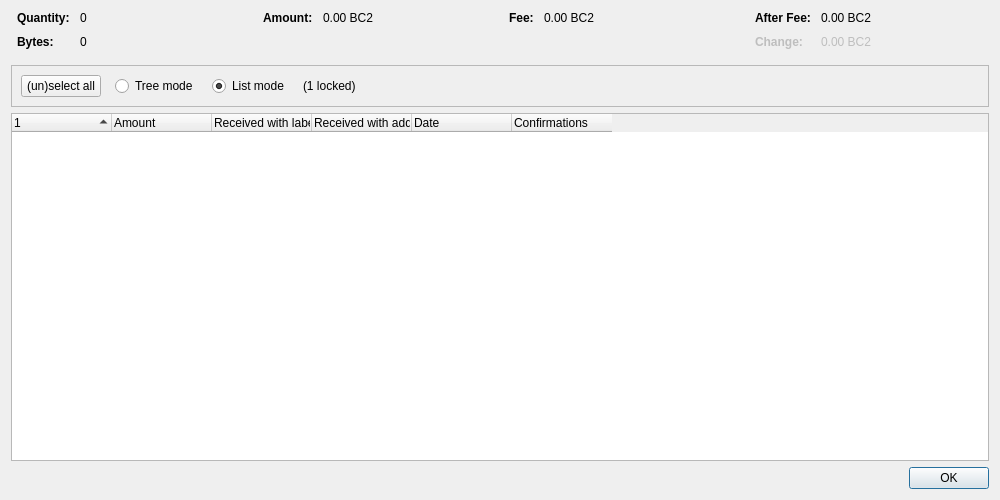
<?xml version="1.0" encoding="UTF-8"?>
<ui version="4.0">
 <class>CoinControlDialog</class>
 <widget class="QDialog" name="CoinControlDialog">
  <property name="geometry">
   <rect>
    <x>0</x>
    <y>0</y>
    <width>1000</width>
    <height>500</height>
   </rect>
  </property>
  <property name="windowTitle">
   <string>Coin Selection</string>
  </property>
  <layout class="QVBoxLayout" name="verticalLayout">
   <item>
    <layout class="QHBoxLayout" name="horizontalLayoutTop" stretch="0,0,0,0">
     <property name="topMargin">
      <number>0</number>
     </property>
     <property name="bottomMargin">
      <number>10</number>
     </property>
     <item>
      <layout class="QFormLayout" name="formLayoutCoinControl1">
       <property name="labelAlignment">
        <set>Qt::AlignLeft|Qt::AlignVCenter</set>
       </property>
       <property name="horizontalSpacing">
        <number>10</number>
       </property>
       <property name="verticalSpacing">
        <number>10</number>
       </property>
       <property name="leftMargin">
        <number>6</number>
       </property>
       <property name="rightMargin">
        <number>6</number>
       </property>
       <item row="0" column="0">
        <widget class="QLabel" name="labelCoinControlQuantityText">
         <property name="font">
          <font>
           <weight>75</weight>
           <bold>true</bold>
          </font>
         </property>
         <property name="text">
          <string>Quantity:</string>
         </property>
        </widget>
       </item>
       <item row="0" column="1">
        <widget class="QLabel" name="labelCoinControlQuantity">
         <property name="cursor">
          <cursorShape>IBeamCursor</cursorShape>
         </property>
         <property name="contextMenuPolicy">
          <enum>Qt::ActionsContextMenu</enum>
         </property>
         <property name="text">
          <string notr="true">0</string>
         </property>
         <property name="textInteractionFlags">
          <set>Qt::LinksAccessibleByMouse|Qt::TextSelectableByKeyboard|Qt::TextSelectableByMouse</set>
         </property>
        </widget>
       </item>
       <item row="1" column="0">
        <widget class="QLabel" name="labelCoinControlBytesText">
         <property name="font">
          <font>
           <weight>75</weight>
           <bold>true</bold>
          </font>
         </property>
         <property name="text">
          <string>Bytes:</string>
         </property>
        </widget>
       </item>
       <item row="1" column="1">
        <widget class="QLabel" name="labelCoinControlBytes">
         <property name="cursor">
          <cursorShape>IBeamCursor</cursorShape>
         </property>
         <property name="contextMenuPolicy">
          <enum>Qt::ActionsContextMenu</enum>
         </property>
         <property name="text">
          <string notr="true">0</string>
         </property>
         <property name="textInteractionFlags">
          <set>Qt::LinksAccessibleByMouse|Qt::TextSelectableByKeyboard|Qt::TextSelectableByMouse</set>
         </property>
        </widget>
       </item>
      </layout>
     </item>
     <item>
      <layout class="QFormLayout" name="formLayoutCoinControl2">
       <property name="horizontalSpacing">
        <number>10</number>
       </property>
       <property name="verticalSpacing">
        <number>10</number>
       </property>
       <property name="leftMargin">
        <number>6</number>
       </property>
       <property name="rightMargin">
        <number>6</number>
       </property>
       <item row="0" column="0">
        <widget class="QLabel" name="labelCoinControlAmountText">
         <property name="font">
          <font>
           <weight>75</weight>
           <bold>true</bold>
          </font>
         </property>
         <property name="text">
          <string>Amount:</string>
         </property>
        </widget>
       </item>
       <item row="0" column="1">
        <widget class="QLabel" name="labelCoinControlAmount">
         <property name="cursor">
          <cursorShape>IBeamCursor</cursorShape>
         </property>
         <property name="contextMenuPolicy">
          <enum>Qt::ActionsContextMenu</enum>
         </property>
         <property name="text">
          <string notr="true">0.00 BC2</string>
         </property>
         <property name="textInteractionFlags">
          <set>Qt::LinksAccessibleByMouse|Qt::TextSelectableByKeyboard|Qt::TextSelectableByMouse</set>
         </property>
        </widget>
       </item>
      </layout>
     </item>
     <item>
      <layout class="QFormLayout" name="formLayoutCoinControl3">
       <property name="horizontalSpacing">
        <number>10</number>
       </property>
       <property name="verticalSpacing">
        <number>10</number>
       </property>
       <property name="leftMargin">
        <number>6</number>
       </property>
       <property name="rightMargin">
        <number>6</number>
       </property>
       <item row="0" column="0">
        <widget class="QLabel" name="labelCoinControlFeeText">
         <property name="font">
          <font>
           <weight>75</weight>
           <bold>true</bold>
          </font>
         </property>
         <property name="text">
          <string>Fee:</string>
         </property>
        </widget>
       </item>
       <item row="0" column="1">
        <widget class="QLabel" name="labelCoinControlFee">
         <property name="cursor">
          <cursorShape>IBeamCursor</cursorShape>
         </property>
         <property name="contextMenuPolicy">
          <enum>Qt::ActionsContextMenu</enum>
         </property>
         <property name="text">
          <string notr="true">0.00 BC2</string>
         </property>
         <property name="textInteractionFlags">
          <set>Qt::LinksAccessibleByMouse|Qt::TextSelectableByKeyboard|Qt::TextSelectableByMouse</set>
         </property>
        </widget>
       </item>
      </layout>
     </item>
     <item>
      <layout class="QFormLayout" name="formLayoutCoinControl4">
       <property name="labelAlignment">
        <set>Qt::AlignLeft|Qt::AlignVCenter</set>
       </property>
       <property name="horizontalSpacing">
        <number>10</number>
       </property>
       <property name="verticalSpacing">
        <number>10</number>
       </property>
       <property name="leftMargin">
        <number>6</number>
       </property>
       <property name="rightMargin">
        <number>6</number>
       </property>
       <item row="0" column="0">
        <widget class="QLabel" name="labelCoinControlAfterFeeText">
         <property name="font">
          <font>
           <weight>75</weight>
           <bold>true</bold>
          </font>
         </property>
         <property name="text">
          <string>After Fee:</string>
         </property>
        </widget>
       </item>
       <item row="0" column="1">
        <widget class="QLabel" name="labelCoinControlAfterFee">
         <property name="cursor">
          <cursorShape>IBeamCursor</cursorShape>
         </property>
         <property name="contextMenuPolicy">
          <enum>Qt::ActionsContextMenu</enum>
         </property>
         <property name="text">
          <string notr="true">0.00 BC2</string>
         </property>
         <property name="textInteractionFlags">
          <set>Qt::LinksAccessibleByMouse|Qt::TextSelectableByKeyboard|Qt::TextSelectableByMouse</set>
         </property>
        </widget>
       </item>
       <item row="1" column="0">
        <widget class="QLabel" name="labelCoinControlChangeText">
         <property name="enabled">
          <bool>false</bool>
         </property>
         <property name="font">
          <font>
           <weight>75</weight>
           <bold>true</bold>
          </font>
         </property>
         <property name="text">
          <string>Change:</string>
         </property>
        </widget>
       </item>
       <item row="1" column="1">
        <widget class="QLabel" name="labelCoinControlChange">
         <property name="enabled">
          <bool>false</bool>
         </property>
         <property name="cursor">
          <cursorShape>IBeamCursor</cursorShape>
         </property>
         <property name="contextMenuPolicy">
          <enum>Qt::ActionsContextMenu</enum>
         </property>
         <property name="text">
          <string notr="true">0.00 BC2</string>
         </property>
         <property name="textInteractionFlags">
          <set>Qt::LinksAccessibleByMouse|Qt::TextSelectableByKeyboard|Qt::TextSelectableByMouse</set>
         </property>
        </widget>
       </item>
      </layout>
     </item>
    </layout>
   </item>
   <item>
    <widget class="QFrame" name="frame">
     <property name="minimumSize">
      <size>
       <width>0</width>
       <height>40</height>
      </size>
     </property>
     <property name="frameShape">
      <enum>QFrame::StyledPanel</enum>
     </property>
     <property name="frameShadow">
      <enum>QFrame::Sunken</enum>
     </property>
     <layout class="QHBoxLayout" name="horizontalLayout">
      <item>
       <layout class="QHBoxLayout" name="horizontalLayoutPanel" stretch="0,0,0,0,0">
        <property name="spacing">
         <number>14</number>
        </property>
        <item>
         <widget class="QPushButton" name="pushButtonSelectAll">
          <property name="sizePolicy">
           <sizepolicy hsizetype="Maximum" vsizetype="Fixed">
            <horstretch>0</horstretch>
            <verstretch>0</verstretch>
           </sizepolicy>
          </property>
          <property name="text">
           <string>(un)select all</string>
          </property>
          <property name="autoDefault">
           <bool>false</bool>
          </property>
         </widget>
        </item>
        <item>
         <widget class="QRadioButton" name="radioTreeMode">
          <property name="sizePolicy">
           <sizepolicy hsizetype="Maximum" vsizetype="Fixed">
            <horstretch>0</horstretch>
            <verstretch>0</verstretch>
           </sizepolicy>
          </property>
          <property name="text">
           <string>Tree mode</string>
          </property>
         </widget>
        </item>
        <item>
         <widget class="QRadioButton" name="radioListMode">
          <property name="sizePolicy">
           <sizepolicy hsizetype="Maximum" vsizetype="Fixed">
            <horstretch>0</horstretch>
            <verstretch>0</verstretch>
           </sizepolicy>
          </property>
          <property name="text">
           <string>List mode</string>
          </property>
          <property name="checked">
           <bool>true</bool>
          </property>
         </widget>
        </item>
        <item>
         <widget class="QLabel" name="labelLocked">
          <property name="text">
           <string notr="true">(1 locked)</string>
          </property>
         </widget>
        </item>
        <item>
         <spacer name="horizontalSpacer">
          <property name="orientation">
           <enum>Qt::Horizontal</enum>
          </property>
          <property name="sizeHint" stdset="0">
           <size>
            <width>40</width>
            <height>20</height>
           </size>
          </property>
         </spacer>
        </item>
       </layout>
      </item>
     </layout>
    </widget>
   </item>
   <item>
    <widget class="CoinControlTreeWidget" name="treeWidget">
     <property name="contextMenuPolicy">
      <enum>Qt::CustomContextMenu</enum>
     </property>
     <property name="sortingEnabled">
      <bool>false</bool>
     </property>
     <property name="columnCount">
      <number>6</number>
     </property>
     <attribute name="headerShowSortIndicator" stdset="0">
      <bool>true</bool>
     </attribute>
     <attribute name="headerStretchLastSection">
      <bool>false</bool>
     </attribute>
     <column>
      <property name="text">
       <string/>
      </property>
     </column>
     <column>
      <property name="text">
       <string>Amount</string>
      </property>
     </column>
     <column>
      <property name="text">
       <string>Received with label</string>
      </property>
     </column>
     <column>
      <property name="text">
       <string>Received with address</string>
      </property>
     </column>
     <column>
      <property name="text">
       <string>Date</string>
      </property>
     </column>
     <column>
      <property name="text">
       <string>Confirmations</string>
      </property>
      <property name="toolTip">
       <string>Confirmed</string>
      </property>
     </column>
     <column>
      <property name="text">
       <string/>
      </property>
     </column>
     <column>
      <property name="text">
       <string/>
      </property>
     </column>
     <column>
      <property name="text">
       <string/>
      </property>
     </column>
     <column>
      <property name="text">
       <string/>
      </property>
     </column>
    </widget>
   </item>
   <item>
    <widget class="QDialogButtonBox" name="buttonBox">
     <property name="orientation">
      <enum>Qt::Horizontal</enum>
     </property>
     <property name="standardButtons">
      <set>QDialogButtonBox::Ok</set>
     </property>
    </widget>
   </item>
  </layout>
 </widget>
 <customwidgets>
  <customwidget>
   <class>CoinControlTreeWidget</class>
   <extends>QTreeWidget</extends>
   <header>qt/coincontroltreewidget.h</header>
  </customwidget>
 </customwidgets>
 <resources/>
 <connections/>
</ui>
